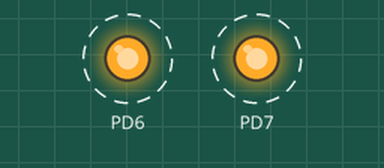
This program was run on a simulated ATmega32, built with avr-gcc and emulated at 14.7456 MHz. Parts: output pins drawn as LEDs (lit = HIGH). Dashed ring = blinking.

Above: at 0.11 s.
Timing chart, 0 to 3.0 s (numbered marks = the images above):
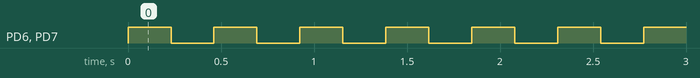

The program:

main.c
```c
/** @file main.c
  *
  * @brief Plik glowny programu
  *
  * @author B.W.
  * @date 2024/11/20
  *
  */

#include <avr/io.h>
#define F_CPU 14745600UL ///< definicja czestotliwosci rezonatora kwarcowego
#include "systimer.h"

void systimer_callback(void) /* wywolanie funkcji callback */
{
  PORTD ^= 0b11000000; /* przy kazdym wywolaniu negowane sa bity PD7 i PD6 */
}

int main(void)
{

  DDRD |= 0b11000000; /* dla testow wykorzystane zostana wyprowadzenia PD7 i PD6 */
  PORTD |= 0b11000000; /* mozna do nich podlaczyc np. diody LED */

  systimer_init(231); /* wywolanie funkcji inicjalizujacej SysTimer
                         z przykladowa wartoscia (okresla co jaki czas w ms
                         wywolywana bedzie funkcja systimer_callback()) */

  while (1) /* petla nieskonczona */
  {
  }
}
```

systimer.c
```c
/** @file SysTimer.c
  *
  * @brief Plik implementacyjny biblioteki SysTimer
  *
  * W pliku zawarto implementacje wszystkich funkcji biblioteki SysTimer.
  * Inicjalizacja licznika odbywa sie automatycznie w oparciu o wartosc
  * podanego czasu - interwalu pomiedzy wystapieniem kolejnych przerwan.
  *
  */

#include "systimer.h"

/**
  *
  * @brief Tablica wartosci dzielnika czestotliwosci sygnalu zegarowego dla
  *        licznika Timer1
  *
  * Stablicowane wartosci dzielnika czestotliwosci licznika Timer1. Wartosci
  * umieszczone jako stale w pamieci programu FLAS.
  */
const uint16_t prescaler_div[5] PROGMEM = {1, 8, 64, 256, 1024};

uint8_t systimer_init(uint16_t systick)
{
  uint64_t _OCR1A;
  uint8_t  index = 0;

  /* wyszukiwanie wartosci dzielnika */
  do
  {
    _OCR1A = (((F_CPU / pgm_read_word(&prescaler_div[index]))) * systick) / 1000ULL;
  } while ((_OCR1A > 65535) && (index++ < 5));

  /* sprawdzenie jak dokladnie udalo sie dobrac parametry licznika */
  uint8_t error_code = 0;
  if (index >= 5)
    error_code = SYSTIMER_ERROR_2; /* nie udalo sie znalezc dzielnika prescalera do odmierzania czasu */
  else if (((((F_CPU / pgm_read_word(&prescaler_div[index]))) * systick) / 1000ULL) != 0)
    error_code = SYSTIMER_ERROR_1; /* dla podanych wartosci czas odmierzany z przyblizeniem */
  else
    error_code = SYSTIMER_NO_ERROR; /* licznik skonfigurowany poprawnie*/

  if (error_code < SYSTIMER_ERROR_2) /* wlasciwa konfiguracja licznika Timer1 */
  {
    OCR1A = (uint16_t) _OCR1A;
    TIMSK |= (1 << OCIE1A);
    sei();
    TCCR1B = (1 << WGM12) | (index + 1); /* start timer at index (1-5) prescaler */
  }

  return error_code;
}

/**
  *
  * @brief Funkcja przerwania od licznika Timer1
  *
  * Funkcja obslugi przerwania od porownania licznika Timer1. Zawiera wywolanie
  * tzw. funkcji zwrotnej, ktora zdefiniowana w aplikacji bedzie wywolywana
  * cyklicznie co czas @c systick.
  *
  */
ISR(TIMER1_COMPA_vect)
{
  systimer_callback();
}
```

systimer.h
```c
/** @file systimer.h
  *
  * @brief Plik naglowkowy biblioteki SysTimer
  *
  * W bibliotece zawarte zostaly podstawowe funkcji pozwalajace skonfigurowac
  * licznik Timer 1 mikrokontrolera w trybie CTC umozliwiajac generowanie
  * przerwania co okreslony interwal czasu (system tick).
  *
  * @note wersja testowa
  */

#ifndef SYSTIMER_H_
#define SYSTIMER_H_

#include <stdint.h>
#include <avr/interrupt.h>
#include <avr/pgmspace.h>

#ifndef F_CPU
/**
  * @brief Definicja czestotliwosci F_CPU
  */
#define F_CPU 14745600UL
#warning F_CPU is defined as 14745600UL
#endif

#define SYSTIMER_NO_ERROR 0   ///< Licznik skonfigurowany poprawnie
#define SYSTIMER_ERROR_1  1   ///< Licznik nie bedzie dokladnie odmierzac czasu
#define SYSTIMER_ERROR_2  2   ///< Nie udalo sie skonfigurowac licznika

/**
  * @brief Funkcja pozwalajaca skonfigurowac licznik Timer1 tak by pozwalal na generacje
  *        przerwania o okreslony czas.
  *
  * @param  systick watrosc czasu podana w [ms]
  * @return zwraca kod okreslajacy, czy licznik udalo sie poprawnie skonfigurowac
  *         i z jaka dokladnoscia bedzie odmierzany czas
  *
  * Przyklad wykorzystania
  * @code
  * #include "systimer.h"
  *
  * void main(void)
  * {
  *   systimer_init(100); // odmierzany interwal czasu 100ms
  *
  *   while(1)
  *   {
  *   }
  * }
  *
  * void systimer_callback()
  * {
  *   // tutaj wpisac instrukcje, ktore beda wykonywane co 100ms
  * }
  * @endcode
  */
uint8_t systimer_init(uint16_t systick);

/**
  *
  * @brief Funkcja wywolywana w programie obslugi przerwania od Timer1
  *
  * Funkcja obslugi przerwania od porownania licznika Timer1. Zawiera wywolanie
  * tzw. funkcji zwrotnej, ktora zdefiniowana w aplikacji bedzie wywolywana
  * cyklicznie co czas @c systick.
  *
  */
void systimer_callback(void) __attribute__((weak));

/**
  * @todo <ul>
  *          <li> rozbudowac biblioteke o funkcje opozniajace (blokujaca i nieblokujaca),</li>
  *          <li> dopisac funkcje zerujaca licznik w dowolnej chwili.</li>
  *       </ul>
  * koniec
  */

#endif /* SYSTIMER_H_ */
```

Measured:
- by itself, PD6, PD7: alternates HIGH for 0.23 s and LOW for 0.23 s
